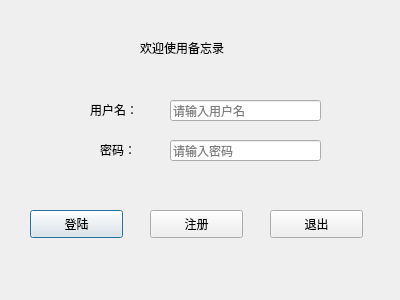
<?xml version="1.0" encoding="UTF-8"?>
<ui version="4.0">
 <class>Dialog</class>
 <widget class="QDialog" name="Dialog">
  <property name="geometry">
   <rect>
    <x>0</x>
    <y>0</y>
    <width>400</width>
    <height>300</height>
   </rect>
  </property>
  <property name="windowTitle">
   <string>Dialog</string>
  </property>
  <widget class="QPushButton" name="signinBtn">
   <property name="geometry">
    <rect>
     <x>30</x>
     <y>210</y>
     <width>93</width>
     <height>28</height>
    </rect>
   </property>
   <property name="text">
    <string>登陆</string>
   </property>
  </widget>
  <widget class="QPushButton" name="signupBtn">
   <property name="geometry">
    <rect>
     <x>150</x>
     <y>210</y>
     <width>93</width>
     <height>28</height>
    </rect>
   </property>
   <property name="text">
    <string>注册</string>
   </property>
  </widget>
  <widget class="QPushButton" name="exitBtn">
   <property name="geometry">
    <rect>
     <x>270</x>
     <y>210</y>
     <width>93</width>
     <height>28</height>
    </rect>
   </property>
   <property name="text">
    <string>退出</string>
   </property>
  </widget>
  <widget class="QLabel" name="usrLb">
   <property name="geometry">
    <rect>
     <x>90</x>
     <y>100</y>
     <width>61</width>
     <height>20</height>
    </rect>
   </property>
   <property name="text">
    <string>用户名：</string>
   </property>
  </widget>
  <widget class="QLabel" name="pwdLb">
   <property name="geometry">
    <rect>
     <x>100</x>
     <y>140</y>
     <width>41</width>
     <height>20</height>
    </rect>
   </property>
   <property name="text">
    <string>密码：</string>
   </property>
  </widget>
  <widget class="QLabel" name="wordLB">
   <property name="geometry">
    <rect>
     <x>140</x>
     <y>40</y>
     <width>151</width>
     <height>16</height>
    </rect>
   </property>
   <property name="text">
    <string>欢迎使用备忘录</string>
   </property>
  </widget>
  <widget class="QLineEdit" name="usrLine">
   <property name="geometry">
    <rect>
     <x>170</x>
     <y>100</y>
     <width>151</width>
     <height>21</height>
    </rect>
   </property>
   <property name="placeholderText">
    <string>请输入用户名</string>
   </property>
  </widget>
  <widget class="QLineEdit" name="pwdLine">
   <property name="geometry">
    <rect>
     <x>170</x>
     <y>140</y>
     <width>151</width>
     <height>21</height>
    </rect>
   </property>
   <property name="echoMode">
    <enum>QLineEdit::Password</enum>
   </property>
   <property name="placeholderText">
    <string>请输入密码</string>
   </property>
  </widget>
 </widget>
 <resources/>
 <connections>
  <connection>
   <sender>exitBtn</sender>
   <signal>clicked()</signal>
   <receiver>Dialog</receiver>
   <slot>close()</slot>
   <hints>
    <hint type="sourcelabel">
     <x>316</x>
     <y>223</y>
    </hint>
    <hint type="destinationlabel">
     <x>199</x>
     <y>149</y>
    </hint>
   </hints>
  </connection>
 </connections>
</ui>
